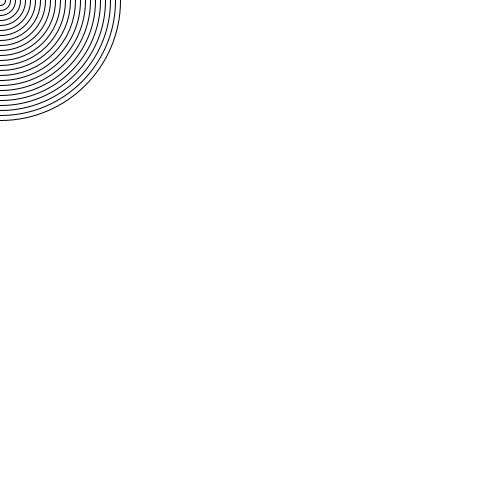
Frame 1 (no input)
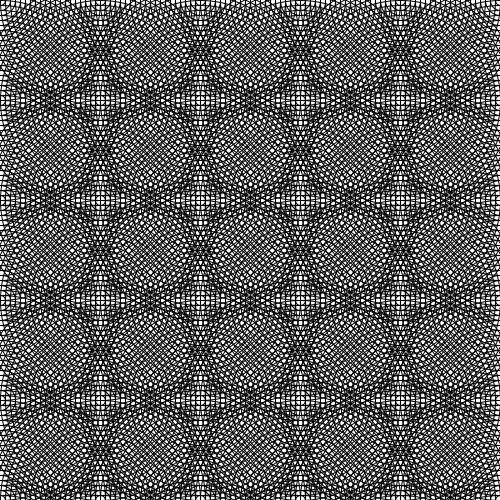
Frame 60 (the mouse pressed at the canvas centre just before this capture)
Frame 120 (the mouse held since frame 60 and released just before this capture): identical to frame 60, image omitted

The Processing sketch that drew these frames (run headless with seeded random() and noise(); from frame 60 on, the mouse is pressed at the canvas centre):

// Processing sketch: processing_32400
// ── processing_32400.pde


int a = 10;
int b = 0;
int y = 0;

void setup () {
  
 size (500, 500);
 background (255);
 noFill();
}  
  
void draw (){
  
  while(a < 250){
  ellipse(b, y, a, a);
  a = a +10;
  
  }
  
  b = b + 100;
  a = 0;
  
  if(b > 500){
    y = y + 100;
    b = 0;
  }
}
